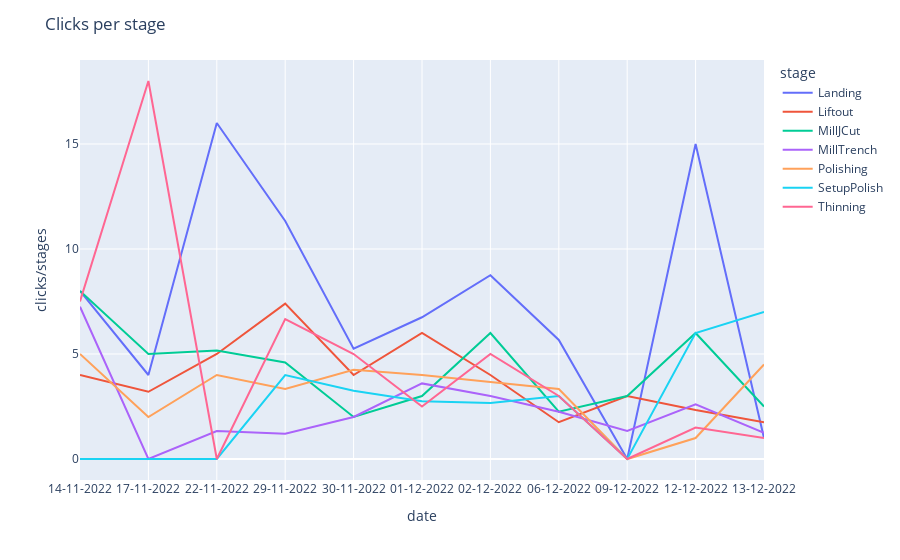

The notebook cell this image was saved under:
### Code cell
# group df_click by date and stage

df_clicks["date"] = pd.to_datetime(df_clicks["date"])
df_clicks["stage"] = df_clicks["stage"].astype("category")
df_click_group = df_clicks.groupby(by=["date", "stage"]).count()
df_click_group = df_click_group.reset_index()
df_click_group["date"] = df_click_group["date"].dt.strftime("%d-%m-%Y")

# add a count column
df_click_group["n_clicks"] = df_click_group["x"]

# drop all columns except for date, stage and n_clicks
df_click_group = df_click_group[["date", "stage", "n_clicks"]]

# display(df_click_group)

# group df_history by date and stage

df_history["date"] = pd.to_datetime(df_history["date"])
df_history["stage"] = df_history["stage"].astype("category")
df_history_group = df_history.groupby(by=["date", "stage"]).count()
df_history_group = df_history_group.reset_index()
df_history_group["date"] = df_history_group["date"].dt.strftime("%d-%m-%Y")

# add a count column
df_history_group["n_stages"] = df_history_group["duration"]



# drop all columns except for date, stage and n_stages
df_history_group = df_history_group[["date", "stage", "n_stages"]]
# display(df_history_group)

# merge df_click_group and df_history_group
df_click_history = pd.merge(df_click_group, df_history_group, on=["date", "stage"])

# add a column with the ratio of clicks/stages
df_click_history["clicks/stages"] = df_click_history["n_clicks"] / df_click_history["n_stages"]

# fillna 0
df_click_history = df_click_history.fillna(0)

# plot the time series with a title
fig = px.line(df_click_history, x="date", y="clicks/stages", color="stage")
fig.update_layout(title="Clicks per stage")
fig.show()

# fig.write_image(os.path.join(stats_path, "clicks_per_stage.png"))

### Figure 1 — Plotly figure (JSON) as saved in the notebook; plotly's stock layout.template omitted (floating-point values rounded to 4 significant figures)
{"data": [{"hovertemplate": "stage=Landing<br>date=%{x}<br>clicks/stages=%{y}<extra></extra>", "legendgroup": "Landing", "line": {"color": "#636efa", "dash": "solid"}, "marker": {"symbol": "circle"}, "mode": "lines", "name": "Landing", "orientation": "v", "showlegend": true, "type": "scatter", "x": ["14-11-2022", "17-11-2022", "22-11-2022", "29-11-2022", "30-11-2022", "01-12-2022", "02-12-2022", "06-12-2022", "09-12-2022", "12-12-2022", "13-12-2022"], "xaxis": "x", "y": [8, 4, 16, 11.33, 5.25, 6.75, 8.75, 5.667, 0, 15, 1], "yaxis": "y"}, {"hovertemplate": "stage=Liftout<br>date=%{x}<br>clicks/stages=%{y}<extra></extra>", "legendgroup": "Liftout", "line": {"color": "#EF553B", "dash": "solid"}, "marker": {"symbol": "circle"}, "mode": "lines", "name": "Liftout", "orientation": "v", "showlegend": true, "type": "scatter", "x": ["14-11-2022", "17-11-2022", "22-11-2022", "29-11-2022", "30-11-2022", "01-12-2022", "02-12-2022", "06-12-2022", "09-12-2022", "12-12-2022", "13-12-2022"], "xaxis": "x", "y": [4, 3.2, 5, 7.4, 4, 6, 4, 1.75, 3, 2.333, 1.75], "yaxis": "y"}, {"hovertemplate": "stage=MillJCut<br>date=%{x}<br>clicks/stages=%{y}<extra></extra>", "legendgroup": "MillJCut", "line": {"color": "#00cc96", "dash": "solid"}, "marker": {"symbol": "circle"}, "mode": "lines", "name": "MillJCut", "orientation": "v", "showlegend": true, "type": "scatter", "x": ["14-11-2022", "17-11-2022", "22-11-2022", "29-11-2022", "30-11-2022", "01-12-2022", "02-12-2022", "06-12-2022", "09-12-2022", "12-12-2022", "13-12-2022"], "xaxis": "x", "y": [8, 5, 5.167, 4.6, 2, 3, 6, 2.25, 3, 6, 2.5], "yaxis": "y"}, {"hovertemplate": "stage=MillTrench<br>date=%{x}<br>clicks/stages=%{y}<extra></extra>", "legendgroup": "MillTrench", "line": {"color": "#ab63fa", "dash": "solid"}, "marker": {"symbol": "circle"}, "mode": "lines", "name": "MillTrench", "orientation": "v", "showlegend": true, "type": "scatter", "x": ["14-11-2022", "17-11-2022", "22-11-2022", "29-11-2022", "30-11-2022", "01-12-2022", "02-12-2022", "06-12-2022", "09-12-2022", "12-12-2022", "13-12-2022"], "xaxis": "x", "y": [7.25, 0, 1.333, 1.2, 2, 3.6, 3, 2.25, 1.333, 2.6, 1.25], "yaxis": "y"}, {"hovertemplate": "stage=Polishing<br>date=%{x}<br>clicks/stages=%{y}<extra></extra>", "legendgroup": "Polishing", "line": {"color": "#FFA15A", "dash": "solid"}, "marker": {"symbol": "circle"}, "mode": "lines", "name": "Polishing", "orientation": "v", "showlegend": true, "type": "scatter", "x": ["14-11-2022", "17-11-2022", "22-11-2022", "29-11-2022", "30-11-2022", "01-12-2022", "02-12-2022", "06-12-2022", "09-12-2022", "12-12-2022", "13-12-2022"], "xaxis": "x", "y": [5, 2, 4, 3.333, 4.25, 4, 3.667, 3.333, 0, 1, 4.5], "yaxis": "y"}, {"hovertemplate": "stage=SetupPolish<br>date=%{x}<br>clicks/stages=%{y}<extra></extra>", "legendgroup": "SetupPolish", "line": {"color": "#19d3f3", "dash": "solid"}, "marker": {"symbol": "circle"}, "mode": "lines", "name": "SetupPolish", "orientation": "v", "showlegend": true, "type": "scatter", "x": ["14-11-2022", "17-11-2022", "22-11-2022", "29-11-2022", "30-11-2022", "01-12-2022", "02-12-2022", "06-12-2022", "09-12-2022", "12-12-2022", "13-12-2022"], "xaxis": "x", "y": [0, 0, 0, 4, 3.25, 2.75, 2.667, 3, 0, 6, 7], "yaxis": "y"}, {"hovertemplate": "stage=Thinning<br>date=%{x}<br>clicks/stages=%{y}<extra></extra>", "legendgroup": "Thinning", "line": {"color": "#FF6692", "dash": "solid"}, "marker": {"symbol": "circle"}, "mode": "lines", "name": "Thinning", "orientation": "v", "showlegend": true, "type": "scatter", "x": ["14-11-2022", "17-11-2022", "22-11-2022", "29-11-2022", "30-11-2022", "01-12-2022", "02-12-2022", "06-12-2022", "09-12-2022", "12-12-2022", "13-12-2022"], "xaxis": "x", "y": [7.5, 18, 0, 6.667, 5, 2.5, 5, 3, 0, 1.5, 1], "yaxis": "y"}], "layout": {"legend": {"title": {"text": "stage"}, "tracegroupgap": 0}, "margin": {"t": 60}, "title": {"text": "Clicks per stage"}, "xaxis": {"anchor": "y", "domain": [0, 1], "title": {"text": "date"}}, "yaxis": {"anchor": "x", "domain": [0, 1], "title": {"text": "clicks/stages"}}}}
